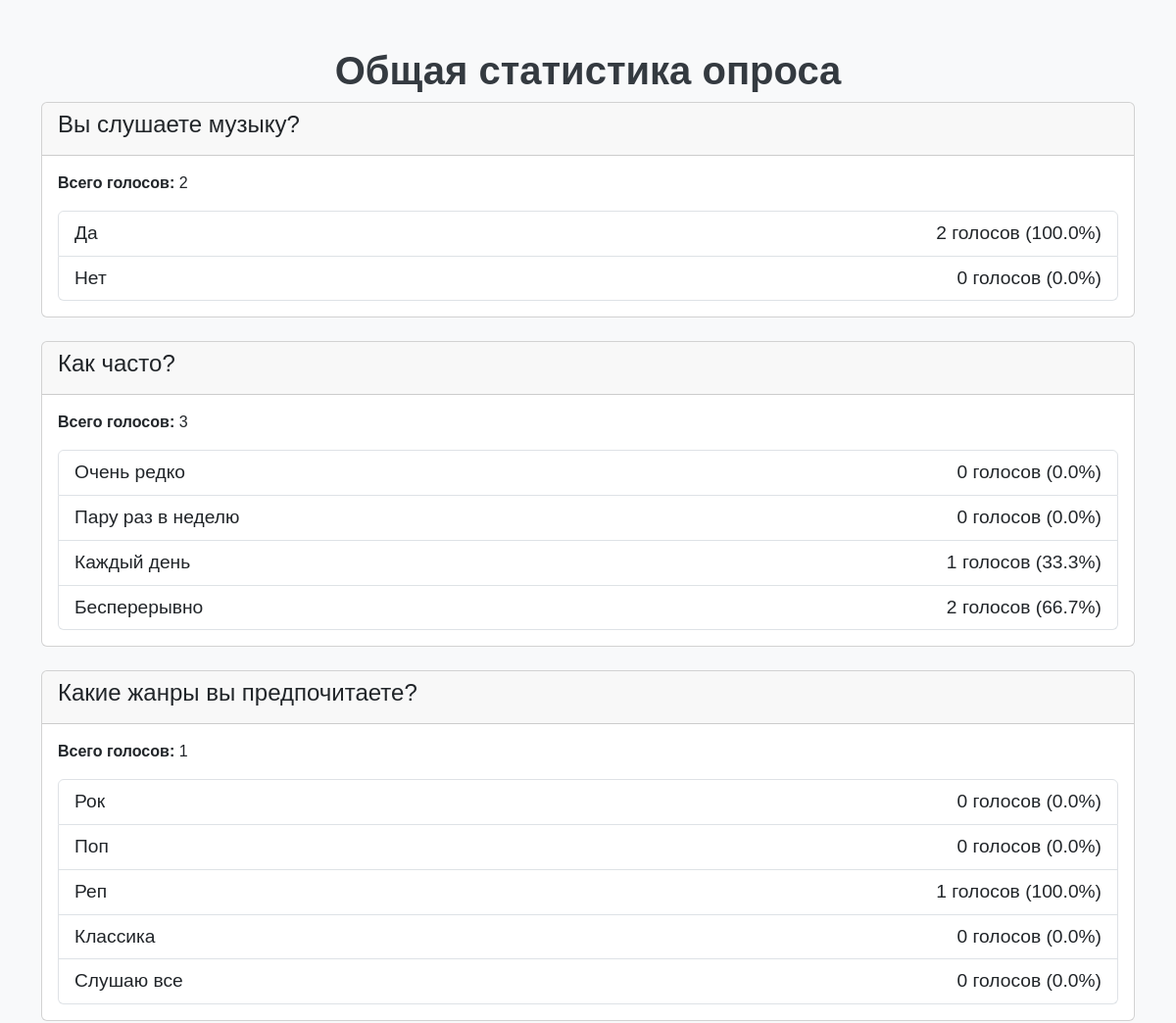
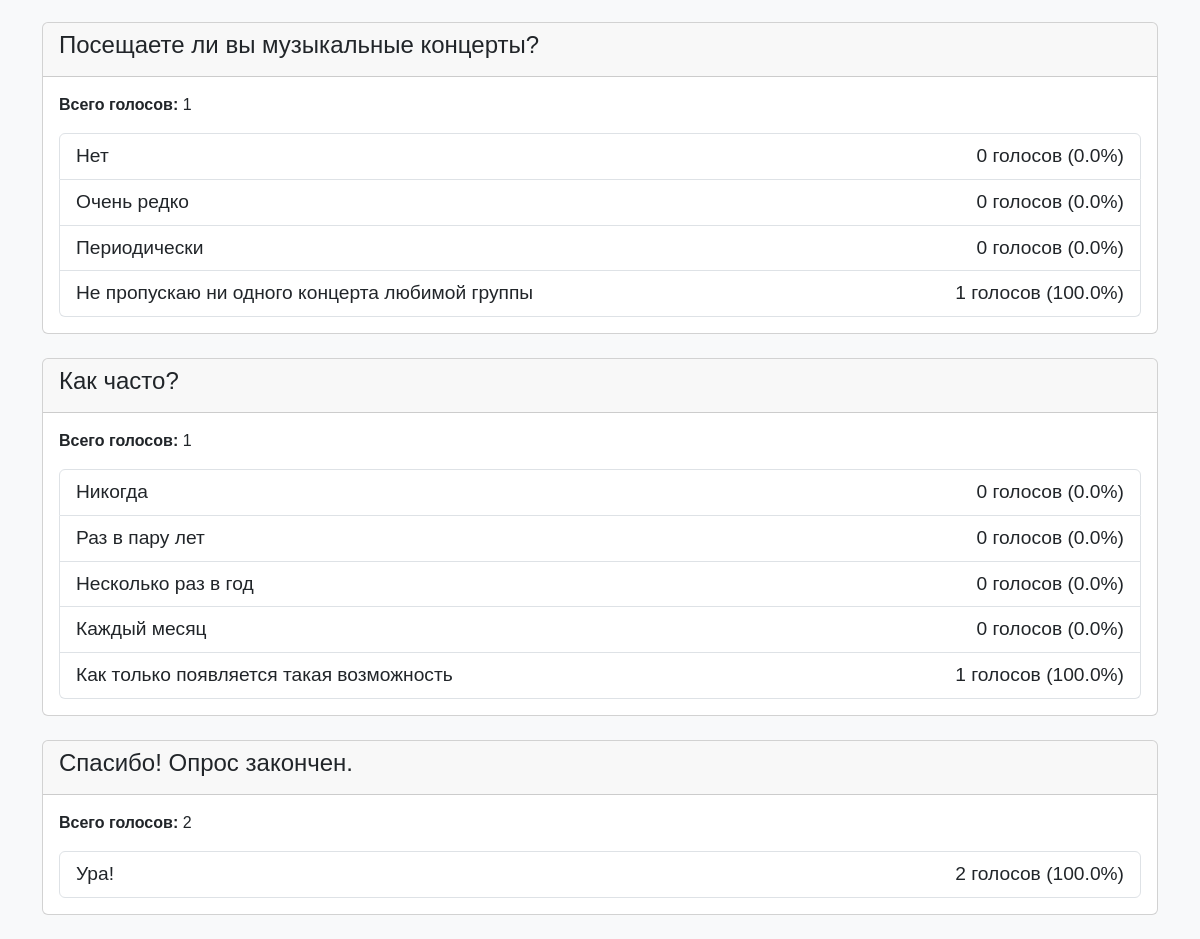
Screenshot of /stats/ with the database file from the repository (2 pictures, top to bottom).
### survey/models.py (models this page shows, shortened)
class Question(models.Model):
    text = models.CharField(max_length=200)

class Choice(models.Model):
    question = models.ForeignKey(Question, on_delete=models.CASCADE, related_name='choices')
    text = models.CharField(max_length=200)
    votes = models.IntegerField(default=0)

### survey/views.py (the view)
# urls.py: path('stats/', views.stats, name='stats'),
def stats(request):
    questions = Question.objects.all()
    stats_data = []
    for question in questions:
        total_votes = sum(choice.votes for choice in question.choices.all())
        choices_stats = [
            {
                'text': choice.text,
                'votes': choice.votes,
                'percentage': (choice.votes / total_votes * 100) if total_votes > 0 else 0,
            }
            for choice in question.choices.all()
        ]
        stats_data.append({
            'question': question,
            'total_votes': total_votes,
            'choices': choices_stats,
        })
    return render(request, 'survey/stats.html', {'stats_data': stats_data})

### survey/templates/survey/stats.html
{% extends 'survey/base.html' %}
{% block content %}
<h1 class="text-center">Общая статистика опроса</h1>
{% for data in stats_data %}
<div class="card mb-4">
    <div class="card-header">
        <h4>{{ data.question.text }}</h4>
    </div>
    <div class="card-body">
        <p><strong>Всего голосов:</strong> {{ data.total_votes }}</p>
        <ul class="list-group">
            {% for choice in data.choices %}
            <li class="list-group-item d-flex justify-content-between align-items-center">
                {{ choice.text }}
                <span>
                    {{ choice.votes }} голосов ({{ choice.percentage|floatformat:1 }}%)
                </span>
            </li>
            {% endfor %}
        </ul>
    </div>
</div>
{% endfor %}
{% endblock %}

### survey/templates/survey/base.html (shortened to what this page needs)
<!DOCTYPE html>
<html lang="en">
<head>
    <link href="https://cdn.jsdelivr.net/npm/bootstrap@5.3.0/dist/css/bootstrap.min.css" rel="stylesheet">
    <link rel="stylesheet" href="css/style.css">
</head>
<body>
    <div class="container mt-5">
        {% block content %}
        {% endblock %}
    </div>
</body>
</html>

### survey/templates/survey/css/style.css (style rules this page uses)
body { background-color: #f8f9fa; font-family: 'Arial', sans-serif; }
h1 { color: #343a40; font-weight: bold; }
.list-group-item { font-size: 1.2rem; font-weight: 500; transition: transform 0.2s ease; }

### rows the page displays
Question: question.text "Вы слушаете музыку?", total_votes "2", votes "2" "0", percentage "100.0" "0.0"
Choice: text "Да"
Choice: text "Нет"
Question: question.text "Как часто?", total_votes "3", votes "0" "0" "1" "2", percentage "0.0" "0.0" "33.3" "66.7"
Choice: text "Очень редко"
Choice: text "Пару раз в неделю"
Choice: text "Каждый день"
Choice: text "Бесперерывно"
Question: question.text "Какие жанры вы предпочитаете?", total_votes "1", votes "0" "0" "1" "0" "0", percentage "0.0" "0.0" "100.0" "0.0" "0.0"
Choice: text "Рок"
Choice: text "Поп"
Choice: text "Реп"
Choice: text "Классика"
Choice: text "Слушаю все"
Question: question.text "Посещаете ли вы музыкальные концерты?", total_votes "1", votes "0" "0" "0" "1", percentage "0.0" "0.0" "0.0" "100.0"
Choice: text "Нет"
Choice: text "Очень редко"
Choice: text "Периодически"
Choice: text "Не пропускаю ни одного концерта любимой группы"
Question: question.text "Как часто?", total_votes "1", votes "0" "0" "0" "0" "1", percentage "0.0" "0.0" "0.0" "0.0" "100.0"
Choice: text "Никогда"
Choice: text "Раз в пару лет"
Choice: text "Несколько раз в год"
Choice: text "Каждый месяц"
Choice: text "Как только появляется такая возможность"
Question: question.text "Спасибо! Опрос закончен.", total_votes "2", votes "2", percentage "100.0"
Choice: text "Ура!"
